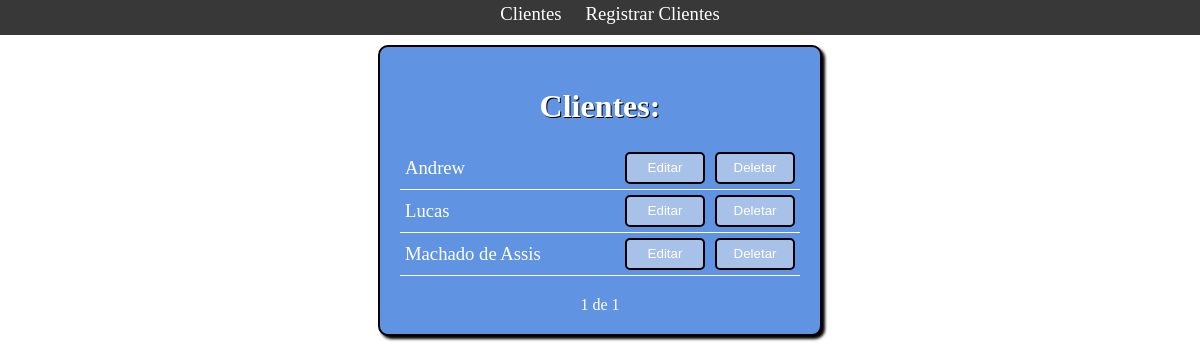
Page /cliente/ on the earlier database version.
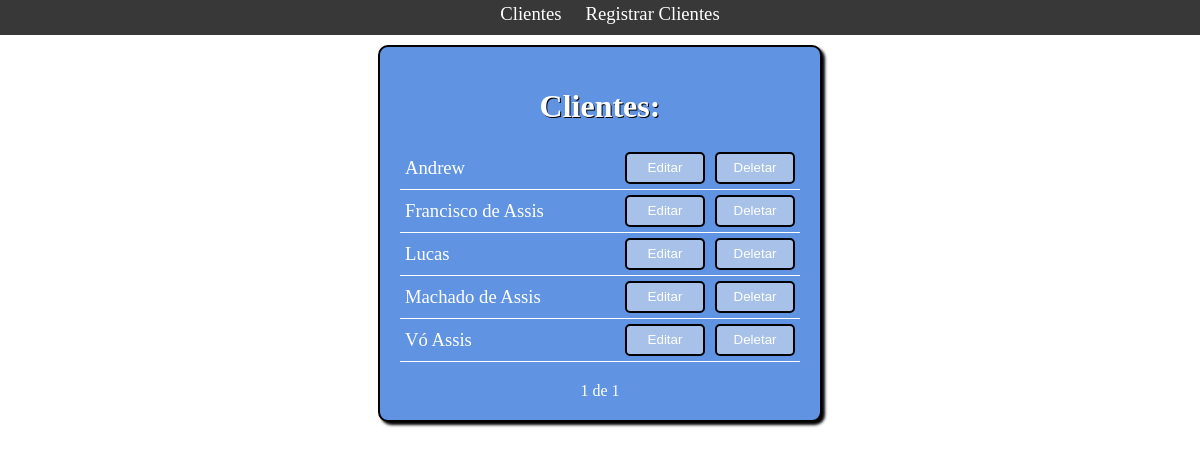
Same page on the later database version.
### main/models.py (models this page shows, shortened)
class Cliente(models.Model):
    STATUS = [
        ('Pago','Pago'),
        ('Devendo','Devendo'),
    ]
    nome = models.CharField(max_length=50)
    celular = models.CharField(max_length=50)
    data = models.DateTimeField(auto_now_add=True)
    estado = models.CharField(
        max_length=7,
        choices=STATUS,
        )

### main/views.py (the view)
# urls.py: path('cliente/', views.Clientes, name='Cliente'),
def Clientes(request):
    clientes_lista = Cliente.objects.all().order_by('nome')
    paginator = Paginator(clientes_lista,5)
    page = request.GET.get('page')
    clientes = paginator.get_page(page)
    return render(request,'main/clientes.html', {'clientes': clientes})

### main/templates/main/clientes.html (shortened to what this page needs)
{% extends 'base.html' %}
{% block content %}
    <h1>Clientes:</h1>
    {% for cliente in clientes %}
    <div class = "tabela-clientes">
        <div><a href="/cliente/{{cliente.id}}">{{ cliente.nome }}</a></div>
        <div><a href="/edit/{{cliente.id}}"><button value="Editar" class="botao">Editar</button></a></div>
        <div><a href="/delete/{{cliente.id}}"><button value="Editar" class="botao">Deletar</button></a></div>
    </div>
    {% endfor %}
    <div class="pagination">
        <span class="step-links">
            {% if clientes.has_previous %}
                <a href="?page={{ clientes.previous_page_number }}"><p>voltar</p></a>
            {% else %}
                <p></p>
            {% endif%}
            <span class="current-page">
                {{ clientes.number }} de {{ clientes.paginator.num_pages }}
            </span>
        </span>
    </div>
{% endblock %}

Differences in the rows shown:
added Cliente: nome "Francisco de Assis"
added Cliente: nome "Vó Assis"
